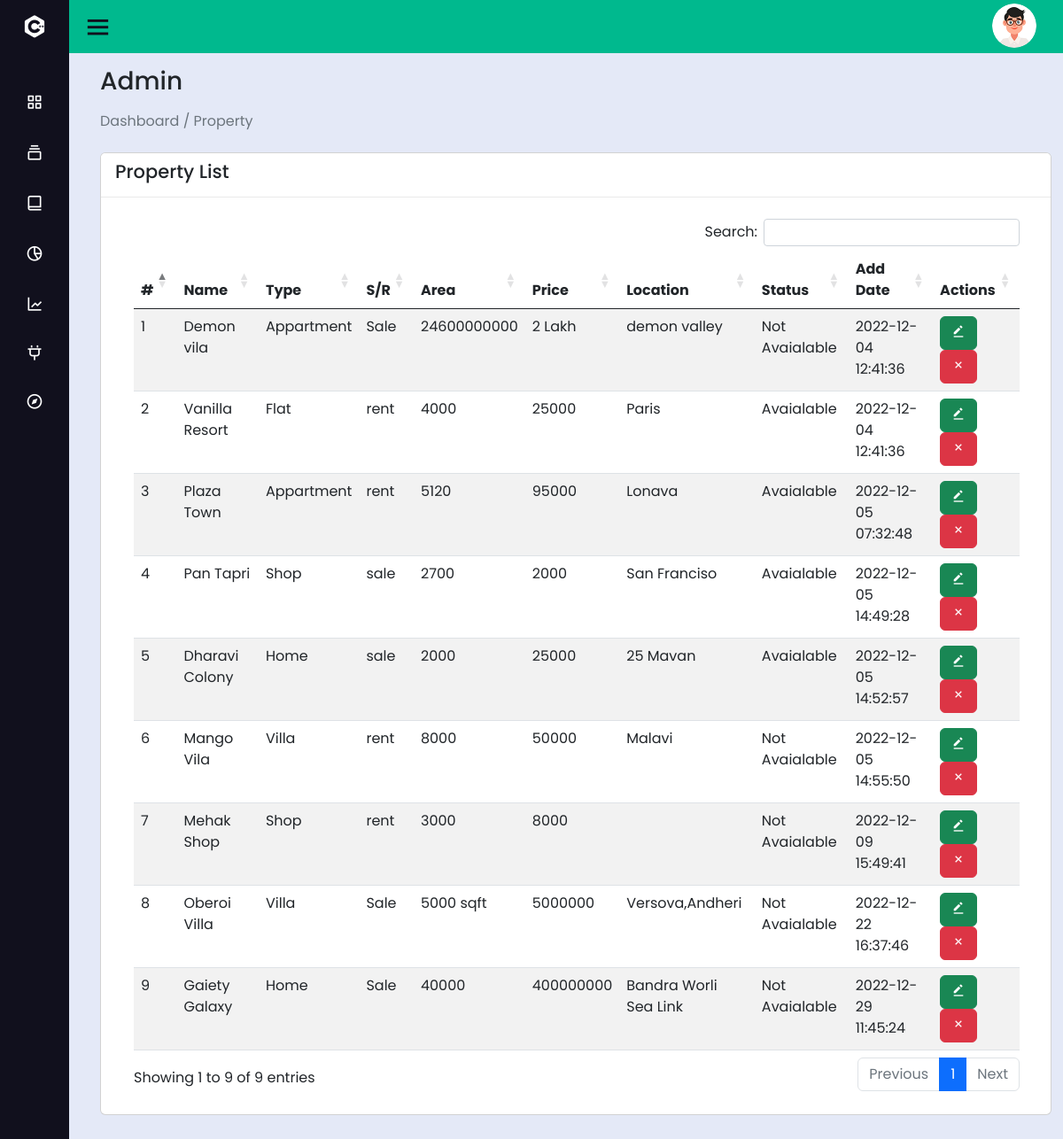
/admin/view_property.php (signed in), run on the app's committed database.
### tables this page shows
CREATE TABLE `tbl_houses` (
  `t_Id` int(11) NOT NULL,
  `pname` varchar(100) NOT NULL,
  `pimg1` varchar(100) NOT NULL,
  `pimg2` varchar(100) NOT NULL,
  `pimg3` varchar(100) NOT NULL,
  `pimg4` varchar(100) NOT NULL,
  `pimg5` varchar(100) NOT NULL,
  `furnish_status` varchar(100) NOT NULL,
  `BHK` int(11) NOT NULL,
  `description` varchar(500) NOT NULL,
  `location_url` varchar(999) NOT NULL,
  `pcapacity` int(100) NOT NULL,
  `ptype` int(11) DEFAULT NULL,
  `price` varchar(255) NOT NULL,
  `availabilty` int(11) NOT NULL,
  `Sqft` varchar(10000) NOT NULL,
  `btype` varchar(100) NOT NULL,
  `plocation` varchar(100) NOT NULL,
  `country` varchar(100) NOT NULL,
  `state` varchar(100) NOT NULL,
  `city` varchar(100) NOT NULL,
  `parea` varchar(100) NOT NULL,
  `floorno` int(11) NOT NULL,
  `pAge` int(15) NOT NULL,
  `totalroom` int(11) NOT NULL,
  `Bedrooms` int(11) NOT NULL,
  `LivingRoom` int(11) NOT NULL,
  `Kitchen` int(11) NOT NULL,
  `Bathroom` int(11) NOT NULL,
  `cameras` int(11) DEFAULT NULL,
  `wifi` int(11) DEFAULT NULL,
  `gym` int(11) DEFAULT NULL,
  `pool` int(11) DEFAULT NULL,
  `elevator` int(11) DEFAULT NULL,
  `airconditioner` int(11) DEFAULT NULL,
  `balcony` int(11) DEFAULT NULL,
  `parks` int(11) DEFAULT NULL,
  `clubhouse` int(11) DEFAULT NULL,
  `dogpark` int(11) DEFAULT NULL,
  `garage` int(11) DEFAULT NULL,
  `total_amenities` int(11) NOT NULL,
  `RegDate` timestamp NOT NULL DEFAULT current_timestamp(),
  `UpdationDate` timestamp NULL DEFAULT NULL ON UPDATE current_timestamp()
);

CREATE TABLE `propertytypes` (
  `id` int(11) NOT NULL,
  `ptypes` varchar(120) NOT NULL,
  `creationdate` timestamp NULL DEFAULT current_timestamp(),
  `updatedate` varchar(255) DEFAULT NULL
);

### admin/view_property.php (the view, shortened to what this page needs)
<!DOCTYPE html>
<html lang="en" dir="ltr">
  <head>
    <link rel="stylesheet" href="assets/css/sidebar.css">
    <link rel="stylesheet" href="assets/css/navbar-menu.css">
    <link rel="stylesheet" href="assets/css/bootstrap.min.css">
    <link href='https://unpkg.com/boxicons@2.0.7/css/boxicons.min.css' rel='stylesheet'>
    <link rel="stylesheet" href="https://cdnjs.cloudflare.com/ajax/libs/twitter-bootstrap/5.2.0/css/bootstrap.min.css">
    <link rel="stylesheet" href="https://cdn.datatables.net/1.13.1/css/dataTables.bootstrap5.min.css">
    <link rel="stylesheet" href="https://cdn.datatables.net/buttons/2.3.2/css/buttons.bootstrap5.min.css">
          </head>
<body>
<?php include 'includes/sidebar.php'; ?>
<?php include 'includes/header.php'; ?>
        <div class="page-header">
            <div class="row">
                <div class="col-sm-12" style="margin-left: 10px;
            margin-top: 75px;">
                    <h3 class="page-title">Admin</h3>
                    <ul class="breadcrumb">
                        <li class="breadcrumb-item active">Dashboard / Property</li>
                    </ul>
                </div>
            </div>
        </div>
        <div class="row" style="margin-top: -68px;">
            <div class="col-sm-12" style="margin-left: 10px;
            margin-top: 75px;">
                <div class="card">
                <div class="card-header">
					<h4 class="card-title">Property List</h4>
                </div>
        <table id="example" class="table table-striped" style="width:100%">
        <thead>
            <tr>
                <th>#</th>
                <th>Name</th>
                <th>Type</th>
                <th>S/R</th>
                <th>Area</th>
                <th>Price</th>
                <th>Location</th>
                <th>Status</th>
                <th>Add Date</th>
                <th>Actions</th>
            </tr>
        </thead>
        <tbody>
        <?php
        include 'config/config.php';
        $sql = "SELECT tbl_houses.*, propertytypes.ptypes FROM tbl_houses JOIN propertytypes ON propertytypes.id=tbl_houses.ptype";
	    $query = mysqli_query($conn, $sql);
        $cnt=1;
        while($result=mysqli_fetch_assoc($query))
        {
            ?>
            <tr>
                <td><?php echo $cnt ?></td>
                <td><?php echo $result['pname']; ?></td>
                <td><?php echo $result['ptypes']; ?></td>
                <td><?php echo $result['btype']; ?></td>
                <td><?php echo $result['Sqft']; ?></td>
                <td><?php echo $result['price']; ?></td>
                <td><?php echo $result['plocation']; ?></td>
                <td><?php
                if($result['availabilty']==0)
                {
                    echo "Not Avaialable";
                } else {
                    echo "Avaialable";
                }
				?></td>
                <td><?php echo $result['RegDate']; ?></td>
                <td><a href="edit_property.php?id=<?php echo $result['t_Id'];?>"><button class="btn btn-success"><i class='bx bxs-edit-alt' ></i></button></a>
                <a href="deleteproperty.php?id=<?php echo $result['t_Id']; ?>"><button class="btn btn-danger"><i class='bx bx-x'></i></button></a></td>
            </tr>
            <?php
            $cnt=$cnt+1;
        }
        ?>
        </tbody>
    </table>
    </div>
            </div>
        </div>
    </section>
</body>
</html>

### admin/assets/css/sidebar.css (style rules this page uses)
* { margin: 0; padding: 0; box-sizing: border-box; font-family: 'Poppins', sans-serif; }

### admin/view_property.php (style rules this page uses)
.row { width: 100%; margin-left: 1px; }
.card-header { background-color: #fff; border-bottom: 1px solid #eaeaea; }
.card-title { font-size: 21px; }
.card { margin-bottom: 50px; }

### data on the page
tbl_houses: pname "Demon vila", propertytypes.ptypes "Appartment", btype "Sale", Sqft "24600000000", price "2 Lakh", plocation "demon valley", availabilty "Not Avaialable", RegDate "2022-12-04 12:41:36"
tbl_houses: pname "Vanilla Resort", propertytypes.ptypes "Flat", btype "rent", Sqft "4000", price "25000", plocation "Paris", availabilty "Avaialable", RegDate "2022-12-04 12:41:36"
tbl_houses: pname "Plaza Town", propertytypes.ptypes "Appartment", btype "rent", Sqft "5120", price "95000", plocation "Lonava", availabilty "Avaialable", RegDate "2022-12-05 07:32:48"
tbl_houses: pname "Pan Tapri", propertytypes.ptypes "Shop", btype "sale", Sqft "2700", price "2000", plocation "San Franciso", availabilty "Avaialable", RegDate "2022-12-05 14:49:28"
tbl_houses: pname "Dharavi Colony", propertytypes.ptypes "Home", btype "sale", Sqft "2000", price "25000", plocation "25 Mavan", availabilty "Avaialable", RegDate "2022-12-05 14:52:57"
tbl_houses: pname "Mango Vila", propertytypes.ptypes "Villa", btype "rent", Sqft "8000", price "50000", plocation "Malavi", availabilty "Not Avaialable", RegDate "2022-12-05 14:55:50"
tbl_houses: pname "Mehak Shop", propertytypes.ptypes "Shop", btype "rent", Sqft "3000", price "8000", availabilty "Not Avaialable", RegDate "2022-12-09 15:49:41"
tbl_houses: pname "Oberoi Villa", propertytypes.ptypes "Villa", btype "Sale", Sqft "5000 sqft", price "5000000", plocation "Versova,Andheri", availabilty "Not Avaialable", RegDate "2022-12-22 16:37:46"
tbl_houses: pname "Gaiety Galaxy", propertytypes.ptypes "Home", btype "Sale", Sqft "40000", price "400000000", plocation "Bandra Worli Sea Link", availabilty "Not Avaialable", RegDate "2022-12-29 11:45:24"
